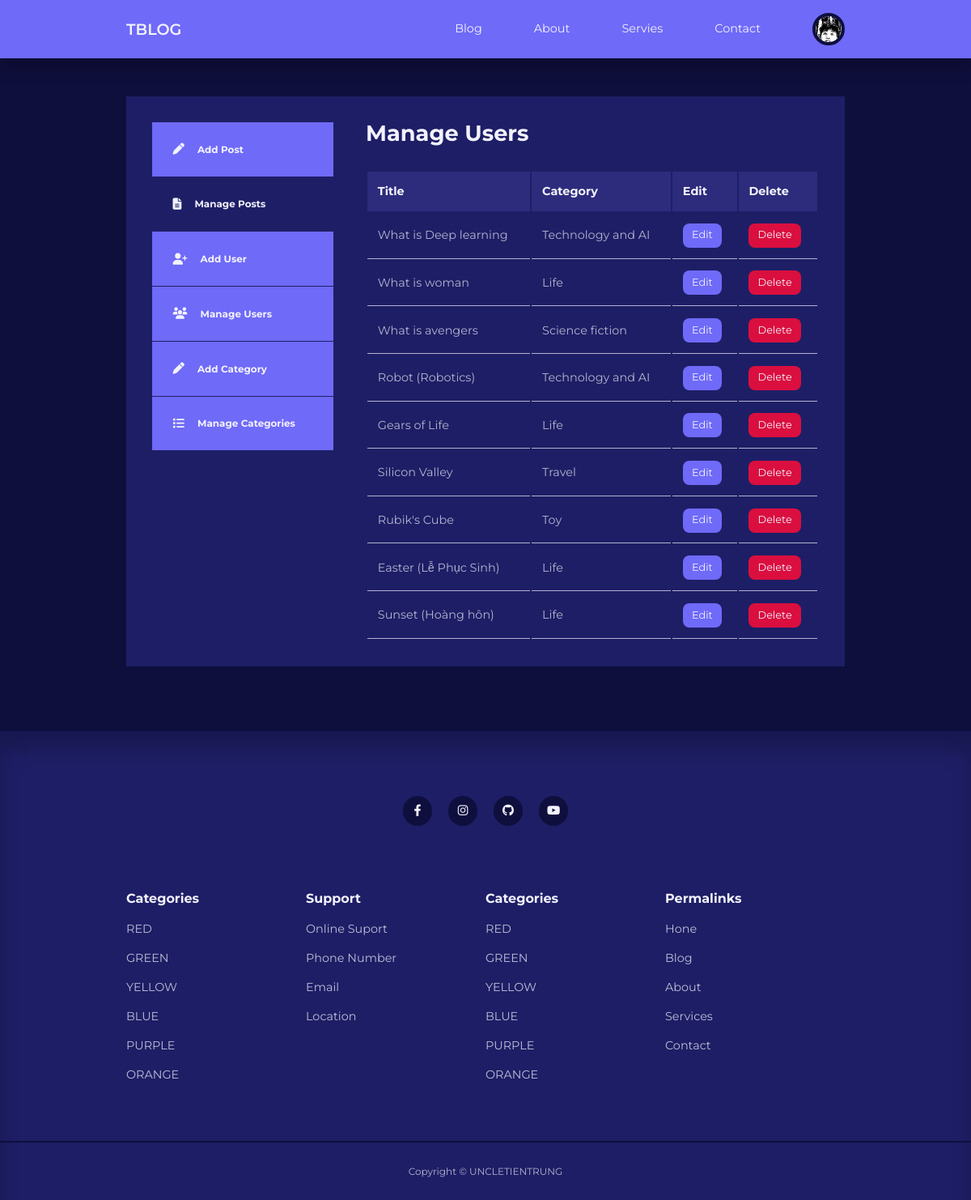
Page /admin/ (signed in) on the committed database.
### tables this page shows
CREATE TABLE `users` (
  `id` int(11) UNSIGNED NOT NULL,
  `first_name` varchar(50) NOT NULL,
  `last_name` varchar(50) NOT NULL,
  `user_name` varchar(50) NOT NULL,
  `email` varchar(255) NOT NULL,
  `password` varchar(255) NOT NULL,
  `avatar` varchar(255) NOT NULL,
  `is_admin` tinyint(1) NOT NULL
);

CREATE TABLE `posts` (
  `id` int(50) UNSIGNED NOT NULL,
  `title` varchar(255) NOT NULL,
  `body` text NOT NULL,
  `thumbnail` varchar(255) NOT NULL,
  `date_time` timestamp NOT NULL DEFAULT current_timestamp(),
  `category_id` int(11) UNSIGNED DEFAULT NULL,
  `author_id` int(11) UNSIGNED DEFAULT NULL,
  `is_featured` tinyint(1) NOT NULL
);

CREATE TABLE `categories` (
  `id` int(11) UNSIGNED NOT NULL,
  `title` varchar(50) NOT NULL,
  `description` text NOT NULL
);

### admin/index.php (the view, shortened to what this page needs)
<?php
    include 'partials/header.php';
    $current_user_id=$_SESSION['user-id'];
    $query="SELECT posts.id, posts.title, posts.category_id
            FROM posts, users
            WHERE posts.author_id = users.id AND posts.author_id= $current_user_id" ;
    $posts= mysqli_query($conn, $query);
?>
    <section class="dashboard">
        <div class="container dashboard__container">
            <aside>
                <ul>
                    <li>
                        <a href="add-post.php">
                            <i class="fas fa-pen"></i>
                            <h5>Add Post</h5>
                        </a>
                    </li>
                    <li>
                        <a href="index.php"  class="active">
                            <i class="fas fa-file-alt"></i>
                            <h5>Manage Posts</h5>
                        </a>
                    </li>
                    <?php if(isset($_SESSION['user_is_admin'])) : ?>
                    <li>
                        <a href="add-user.php">
                            <i class="fas fa-user-plus"></i>
                            <h5>Add User</h5>
                        </a>
                    </li>
                    <li>
                        <a href="manage-users.php">
                            <i class="fas fa-users"></i>
                            <h5>Manage Users</h5>
                        </a>
                    </li>
                    <li>
                        <a href="add-category.php">
                            <i class="fas fa-pen"></i>
                            <h5>Add Category</h5>
                        </a>
                    </li>
                    <li>
                        <a href="manage-categories.php" >
                            <i class="fas fa-list"></i>
                            <h5>Manage Categories</h5>
                        </a>
                    </li>
                    <?php endif ?>
                </ul>
            </aside>
            <main>
                <h2>Manage Users</h2>
                <?php if(mysqli_num_rows($posts)>0) : ?>
                    <table>
                        <thead>
                            <tr>
                                <th>Title</th>
                                <th>Category</th>
                                <th>Edit</th>
                                <th>Delete</th>
                            </tr>
                        </thead>
                        <tbody>
                            <?php while($post_row=mysqli_fetch_assoc($posts)) : ?>
                                <?php
                                    $category_id=$post_row['category_id'];
                                    $category_query="SELECT title FROM categories WHERE id=$category_id";
                                    $category_result=mysqli_query($conn, $category_query);
                                    $category=mysqli_fetch_assoc($category_result);
                                ?>
                                <tr>
                                    <td><?= $post_row['title']?></td>
                                    <td><?= $category['title']?></td>
                                    <td><a href="<?= ROOT_URL ?>admin/edit-post.php?id=<?= $post_row['id'] ?>" class="btn sm">Edit</a></td>
                                    <td><a href="<?= ROOT_URL ?>admin/delete-post.php?id=<?= $post_row['id'] ?>" class="btn sm danger">Delete</a></td>
                                </tr>
                            <?php endwhile ?>
                        </tbody>
                    </table>
                <?php else :?>
                    <div class="alert__message error"><?= "No post found"?></div>
                <?php endif?>
            </main>
        </div>
    </section>
<?php
    include '../partials/footer.php';
?>

### admin/partials/header.php (shortened to what this page needs)
<?php
    require 'config/database.php';
    if(isset($_SESSION['user-id'])){
        $id=filter_var($_SESSION['user-id'], FILTER_SANITIZE_FULL_SPECIAL_CHARS);
        $sql = "SELECT * FROM users WHERE id='$id'";
        $result=mysqli_query($conn, $sql);
        $user=mysqli_fetch_assoc($result);
    }
?>
<!DOCTYPE html>
<html lang="en">
<head>
    <link rel="stylesheet" href="<?= ROOT_URL ?>/css/style.css">
    <link rel="stylesheet" href="https://cdnjs.cloudflare.com/ajax/libs/font-awesome/6.4.0/css/all.min.css">
</head>
<body>
    <nav>
        <div class="container nav__container">
            <a href="<?= ROOT_URL ?>" class="nav__logo">TBLOG</a>
            <ul class="nav__items">
                <li><a href="<?= ROOT_URL ?>blog.php">Blog</a></li>
                <li><a href="<?= ROOT_URL ?>about.php">About</a></li>
                <li><a href="<?= ROOT_URL ?>services.php">Servies</a></li>
                <li><a href="<?= ROOT_URL ?>contact.php">Contact</a></li>
                <?php if(isset($_SESSION['user-id'])) : ?>
                    <li class="nav__profile">
                        <div class="avatar">
                            <img src="<?= ROOT_URL . 'images/' .$user['avatar']?>">
                        </div>
                    </li>
                <?php else : ?>
                    <li><a href="<?= ROOT_URL ?>signin.php">Signin</a></li>
                <?php endif; ?>
            </ul>
        </div>
    </nav>

### css/style.css (style rules this page uses)
:root { --color-primary: #6f6af8; --color-primary-light: hsl(242,91%,69,18%); --color-primary-variant: #5854c7; --color-red: #da0f3f; --color-red-light: hsl(346, 87%, 46%, 15%); --color-green: #00c476; --color-green-light: hsl(156, 100%, 38%, 15%); --color-gray-900: #1e1e66; --color-gray-700: #2d2b7c; --color-gray-300: rgba(242, 242, 254, 0.3); --color-gray-200: rgba(242, 242, 254, 0.7); --color-white: #f2f2fe; --color-bg: #0f0f3e; --transition: all 300ms ease; --container-width-lg: 74%; --container-width-md: 88%; --form-width: 40%; --card-border-radius-1: 0.3rem; --card-border-radius-2: 0.5rem; --card-border-radius-3: 0.8rem; --card-border-radius-4: 2rem; --card-border-radius-5: 5rem; }
* { margin: 0; padding: 0; outline: 0; border: 0; appearance: 0; list-style: none; text-decoration: none; box-sizing: border-box; }
body { font-family: "Montserrat", sans-serif; line-height: 1.6; color: var(--color-gray-200); overflow-x: hidden; background: var(--color-bg); font-size: 0.9rem; }
.container { width: var(--container-width-lg); max-width: 1800px; margin-inline: auto; }
section { margin-top: 3rem; width: 100vw; }
h1, h2, h3, h4, h5 { color: var(--color-white); line-height: 1.3; }
h2 { font-size: 1.7rem; margin: 1rem 0; }
a { color: var(--color-white); transition: var(--transition); }
img { display: block; width: 100%; object-fit: cover; }
nav { background: var(--color-primary); width: 100vw; height: 4.5rem; position: fixed; top: 0; z-index: 10; box-shadow: 0 1rem 1rem rgba(0, 0, 0, 0.2); }
.nav__container { height: 100%; display: flex; align-items: center; justify-content: space-between; }
.avatar { width: 2.5rem; height: 2.5rem; border-radius: 50%; overflow: hidden; border: 0.3rem solid var(--color-bg); }
.nav__logo { font-weight: 600; font-size: 1.2rem; }
.nav__items { display: flex; align-items: center; gap: 4rem; }
.nav__profile { position: relative; cursor: pointer; }
.btn { display: inline-block; width: fit-content; padding: 0.6rem 1.2rem; background-color: var(--color-primary); border-radius: var(--card-border-radius-2); cursor: pointer; transition: var(--transition); color: var(--color-white); }
.btn.sm { padding: 0.3rem 0.7rem; font-size: 0.8rem; }
.btn.danger { background: var(--color-red); }
.dashboard { margin-top: 6rem; }
.dashboard__container { display: grid; grid-template-columns: 14rem auto; gap: 1rem; background: var(--color-gray-900); padding: 2rem; margin-bottom: 5rem; }
.dashboard aside a { background-color: var(--color-primary); display: flex; gap: 1rem; align-items: center; padding: 1.6rem; }
.dashboard aside ul li:not(:last-child) a { border-bottom: 1px solid var(--color-gray-900); }
.dashboard aside a.active { background-color: var(--color-gray-900); }
.dashboard main { margin-left: 1.5rem; }
.dashboard main h2 { margin: 0 0 2rem 0; line-height: 1; }
.dashboard main table { width: 100%; text-align: left; }
.dashboard main table th { background: var(--color-gray-700); padding: 0.8rem; color: var(--color-white); }
.dashboard main table td { padding: 0.8rem; border-bottom: 1px solid var(--color-gray-200); }

### rows in the picture
users: avatar (picture)
posts: title "What is Deep learning", category.title "Technology and AI"
posts: title "What is woman", category.title "Life"
posts: title "What is avengers", category.title "Science fiction"
posts: title "Robot (Robotics)", category.title "Technology and AI"
posts: title "Gears of Life", category.title "Life"
posts: title "Silicon Valley", category.title "Travel"
posts: title "Rubik's Cube", category.title "Toy"
posts: title "Easter (Lễ Phục Sinh)", category.title "Life"
posts: title "Sunset (Hoàng hôn)", category.title "Life"
